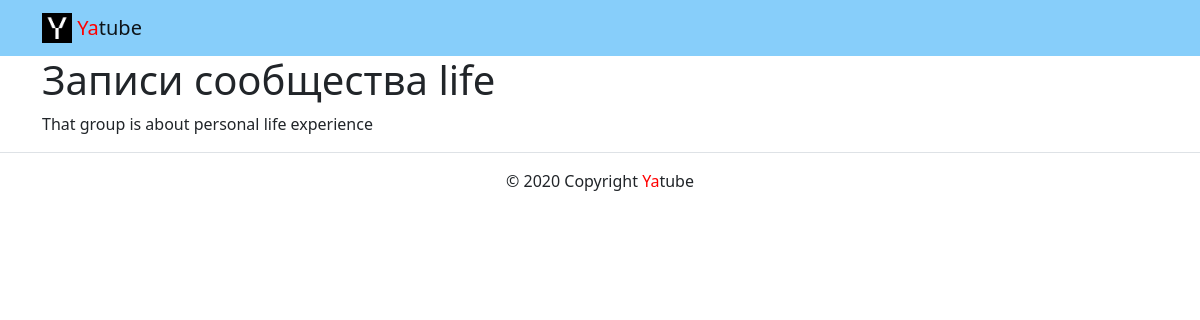
Page /group/life on the earlier database version.
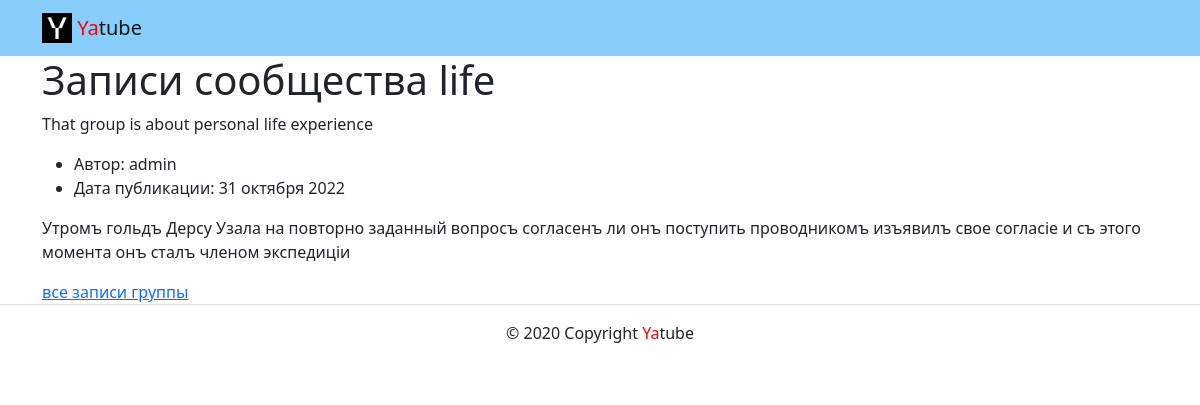
Same page on the later database version.
### posts/models.py (models this page shows, shortened)
class Group(models.Model):
    title = models.CharField(
        max_length=200,
        verbose_name="Название группы"
    )
    slug = models.SlugField(
        null=True,
        unique=True,
        verbose_name="Адрес"
    )
    description = models.TextField(
        verbose_name="Описание"
    )

class Post(models.Model):
    text = models.TextField(
        verbose_name="Текст"
    )
    pub_date = models.DateTimeField(auto_now_add=True)
    author = models.ForeignKey(
        User,
        on_delete=models.CASCADE,
        related_name='posts',
        verbose_name="Автор",
    )
    group = models.ForeignKey(
        Group,
        on_delete=models.CASCADE,
        related_name='group',
        blank=True,
        null=True,
    )

### posts/views.py (the view)
# urls.py: path('group/<slug:slug>', views.group_posts, name='group_list'),
def group_posts(request, slug):
    template = 'posts/group_list.html'
    group = get_object_or_404(Group, slug=slug)
    posts = Post.objects.filter(group=group).order_by(
        '-pub_date'
    )[:last_posts_quantity]
    context = {
        'group': group,
        'posts': posts,
    }
    return render(request, template, context)

### templates/posts/group_list.html (shortened to what this page needs)
{% extends 'base.html' %}
{% block content %}
  <div class="container">
    <h1>Записи сообщества {{ group.title }}</h1>
    <p>{{ group.description }}</p>
    <article>
      {% include 'includes/article.html' %}
    </article>
  </div>
{% endblock %}

### templates/base.html (shortened to what this page needs)
<!DOCTYPE html>
{% load static %}
<html lang="ru">
  <head>
    <link rel="stylesheet" href="{% static 'css/bootstrap.min.css' %}">
  </head>
  <body>
    {% include 'includes/header.html' %}
    <main>
      {% block content %}{% endblock %}
    </main>
    {% include 'includes/footer.html' %}
  </body>
</html>

### templates/includes/header.html
{% load static %}
<header>
  <nav class="navbar navbar-light" style="background-color: lightskyblue">
    <div class="container">
      <a class="navbar-brand" href="{% url 'posts:index' %}">
        <img src="{% static 'img/logo.png' %}" width="30" height="30" class="d-inline-block align-top" alt="">
        <span style="color:red">Ya</span>tube
      </a>
    </div>
  </nav>
</header>

### templates/includes/article.html (shortened to what this page needs)
{% for post in posts %}
  <ul>
    <li>
      Автор: {% if post.author.get_full_name %} {{ post.author.get_full_name }} {% else %} {{post.author}} {% endif %}
    </li>
    <li>
      Дата публикации: {{ post.pub_date|date:"d E Y" }}
    </li>
  </ul>
  <p>
    {{ post.text }}
  </p>
  {% if post.group %}
    <a href="{% url 'group:group_list' post.group.slug %}">все записи группы</a>
  {% endif %}
{% endfor %}

### templates/includes/footer.html
<footer class="border-top text-center py-3">
  <p>© 2020 Copyright <span style="color:red">Ya</span>tube</p>
</footer>

Differences in the rows shown:
now on this page (row edited): Post: author "admin", pub_date "31 октября 2022", text "Утромъ гольдъ Дерсу Узала на повторно заданный вопросъ согласенъ ли онъ поступить проводникомъ изъявилъ свое согласіе и съ этого момента онъ сталъ членом экспедиціи", shows "все записи группы"
